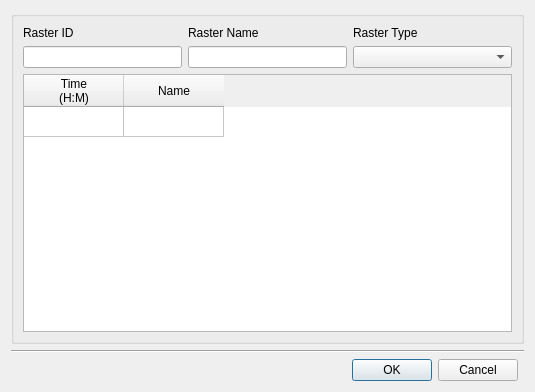
<?xml version="1.0" encoding="UTF-8"?>
<ui version="4.0">
 <class>dlg_nonvisual_raster</class>
 <widget class="QDialog" name="dlg_nonvisual_raster">
  <property name="geometry">
   <rect>
    <x>0</x>
    <y>0</y>
    <width>535</width>
    <height>392</height>
   </rect>
  </property>
  <property name="windowTitle">
   <string>Raster Editor</string>
  </property>
  <layout class="QGridLayout" name="verticalLayout_4">
   <item row="0" column="0" colspan="2">
    <widget class="QGroupBox" name="groupBox">
     <property name="sizePolicy">
      <sizepolicy hsizetype="Preferred" vsizetype="MinimumExpanding">
       <horstretch>0</horstretch>
       <verstretch>0</verstretch>
      </sizepolicy>
     </property>
     <property name="title">
      <string/>
     </property>
     <layout class="QGridLayout" name="gridLayout">
      <item row="0" column="0" colspan="2">
       <layout class="QGridLayout" name="gridLayout_2">
        <item row="1" column="2">
         <widget class="QComboBox" name="cmb_raster_type"/>
        </item>
        <item row="1" column="1">
         <widget class="QLineEdit" name="txt_raster_name">
          <property name="sizePolicy">
           <sizepolicy hsizetype="Minimum" vsizetype="Fixed">
            <horstretch>0</horstretch>
            <verstretch>0</verstretch>
           </sizepolicy>
          </property>
         </widget>
        </item>
        <item row="0" column="2">
         <widget class="QLabel" name="lbl_raster_type">
          <property name="text">
           <string>Raster Type</string>
          </property>
         </widget>
        </item>
        <item row="0" column="1">
         <widget class="QLabel" name="lbl_raster_name">
          <property name="sizePolicy">
           <sizepolicy hsizetype="Preferred" vsizetype="Fixed">
            <horstretch>0</horstretch>
            <verstretch>0</verstretch>
           </sizepolicy>
          </property>
          <property name="text">
           <string>Raster Name</string>
          </property>
         </widget>
        </item>
        <item row="0" column="0">
         <widget class="QLabel" name="lbl_raster_id">
          <property name="sizePolicy">
           <sizepolicy hsizetype="Preferred" vsizetype="Fixed">
            <horstretch>0</horstretch>
            <verstretch>0</verstretch>
           </sizepolicy>
          </property>
          <property name="text">
           <string>Raster ID</string>
          </property>
         </widget>
        </item>
        <item row="1" column="0">
         <widget class="QLineEdit" name="txt_raster_id">
          <property name="sizePolicy">
           <sizepolicy hsizetype="Minimum" vsizetype="Fixed">
            <horstretch>0</horstretch>
            <verstretch>0</verstretch>
           </sizepolicy>
          </property>
         </widget>
        </item>
       </layout>
      </item>
      <item row="1" column="0" colspan="2">
       <layout class="QGridLayout" name="gridLayout_3">
        <item row="0" column="0">
         <widget class="QTableWidget" name="tbl_raster_value">
          <property name="sizePolicy">
           <sizepolicy hsizetype="Minimum" vsizetype="Expanding">
            <horstretch>0</horstretch>
            <verstretch>0</verstretch>
           </sizepolicy>
          </property>
          <property name="showGrid">
           <bool>true</bool>
          </property>
          <property name="rowCount">
           <number>1</number>
          </property>
          <attribute name="verticalHeaderVisible">
           <bool>false</bool>
          </attribute>
          <row/>
          <column>
           <property name="text">
            <string>Time
(H:M)</string>
           </property>
          </column>
          <column>
           <property name="text">
            <string>Name</string>
           </property>
          </column>
         </widget>
        </item>
       </layout>
      </item>
     </layout>
    </widget>
   </item>
   <item row="1" column="0" colspan="2">
    <widget class="Line" name="line">
     <property name="orientation">
      <enum>Qt::Horizontal</enum>
     </property>
    </widget>
   </item>
   <item row="2" column="0">
    <layout class="QGridLayout" name="lyt_buttons">
     <item row="0" column="0">
      <spacer name="horizontalSpacer">
       <property name="orientation">
        <enum>Qt::Horizontal</enum>
       </property>
       <property name="sizeHint" stdset="0">
        <size>
         <width>40</width>
         <height>20</height>
        </size>
       </property>
      </spacer>
     </item>
     <item row="0" column="1">
      <widget class="QPushButton" name="btn_accept">
       <property name="text">
        <string>OK</string>
       </property>
      </widget>
     </item>
     <item row="0" column="2">
      <widget class="QPushButton" name="btn_cancel">
       <property name="text">
        <string>Cancel</string>
       </property>
      </widget>
     </item>
    </layout>
   </item>
  </layout>
 </widget>
 <resources/>
 <connections/>
</ui>
